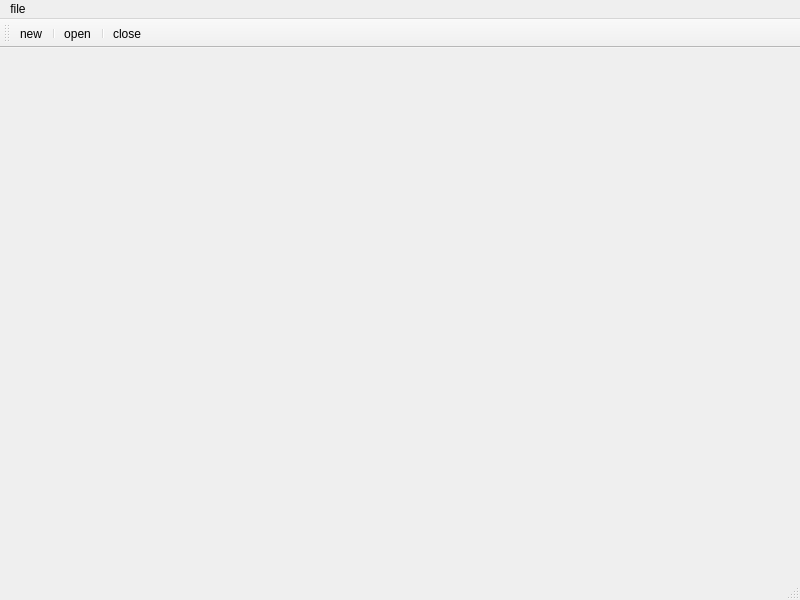
<?xml version="1.0" encoding="UTF-8"?>
<ui version="4.0">
 <class>MainWindow</class>
 <widget class="QMainWindow" name="MainWindow">
  <property name="geometry">
   <rect>
    <x>0</x>
    <y>0</y>
    <width>800</width>
    <height>600</height>
   </rect>
  </property>
  <property name="windowTitle">
   <string>MainWindow</string>
  </property>
  <widget class="QWidget" name="centralwidget"/>
  <widget class="QMenuBar" name="menubar">
   <property name="geometry">
    <rect>
     <x>0</x>
     <y>0</y>
     <width>800</width>
     <height>22</height>
    </rect>
   </property>
   <widget class="QMenu" name="menufile">
    <property name="title">
     <string>file</string>
    </property>
    <addaction name="actionopen"/>
    <addaction name="separator"/>
    <addaction name="actionclose"/>
    <addaction name="separator"/>
    <addaction name="actionnew"/>
   </widget>
   <addaction name="menufile"/>
  </widget>
  <widget class="QStatusBar" name="statusbar"/>
  <widget class="QToolBar" name="toolBar">
   <property name="windowTitle">
    <string>toolBar</string>
   </property>
   <attribute name="toolBarArea">
    <enum>TopToolBarArea</enum>
   </attribute>
   <attribute name="toolBarBreak">
    <bool>false</bool>
   </attribute>
   <addaction name="actionnew"/>
   <addaction name="separator"/>
   <addaction name="actionopen"/>
   <addaction name="separator"/>
   <addaction name="actionclose"/>
  </widget>
  <action name="actionopen">
   <property name="text">
    <string>open</string>
   </property>
   <property name="toolTip">
    <string>打开文件</string>
   </property>
  </action>
  <action name="actionclose">
   <property name="text">
    <string>close</string>
   </property>
  </action>
  <action name="actionnew">
   <property name="text">
    <string>new</string>
   </property>
   <property name="toolTip">
    <string>创建新的文本</string>
   </property>
   <property name="shortcut">
    <string>Ctrl+A</string>
   </property>
  </action>
 </widget>
 <resources/>
 <connections/>
</ui>
